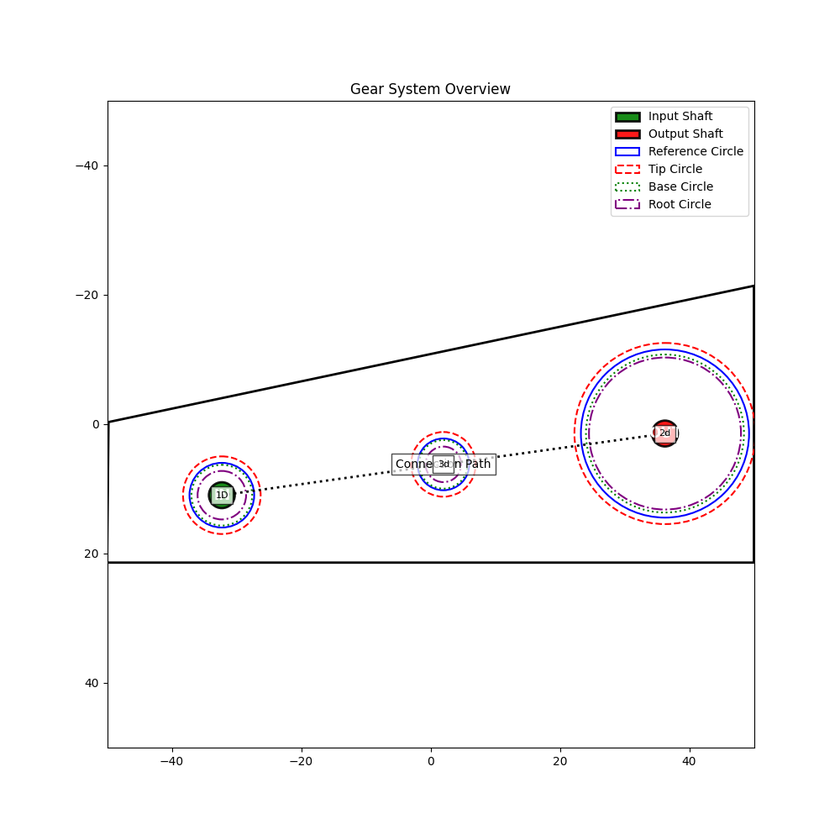
#> input picture fixed_gear_system.png, 840 x 840 px, shrunk from 1000 x 1000 before the run
$ python -i png_processor.py   (imports and definitions only)
#> lines starting #> are read from the running program, lines starting #| are printed output that depends on the picture; after the words box and inside, x2 and y2 are one past the last pixel; in counts of white or black regions, pixels touching at a corner belong together
import cv2
import numpy as np
import pytesseract
from components import Vector2D
import json
import os
import re
from typing import Dict, List

# [19 lines left out: function process_png_directory, not called in this run]

def parse_png_file(png_path: str) -> Dict:
    """Parse a PNG file to extract boundary, input shaft, and output shaft"""
#> called with png_path = 'fixed_gear_system.png'
    # Load image
    img = cv2.imread(png_path)
#> img is the input picture: shape (840, 840, 3); mean B, G, R 250.4, 249.8, 250.3
    hsv = cv2.cvtColor(img, cv2.COLOR_BGR2HSV)
#> hsv: shape (840, 840, 3); mean H, S, V 1.6, 1.8, 251.1

    # Define color ranges for green and red
    green_lower = np.array([35, 100, 100])
    green_upper = np.array([85, 255, 255])
    red_lower1 = np.array([0, 100, 100])
    red_upper1 = np.array([10, 255, 255])
    red_lower2 = np.array([160, 100, 100])
    red_upper2 = np.array([179, 255, 255])

    # Create masks for green and red
    green_mask = cv2.inRange(hsv, green_lower, green_upper)
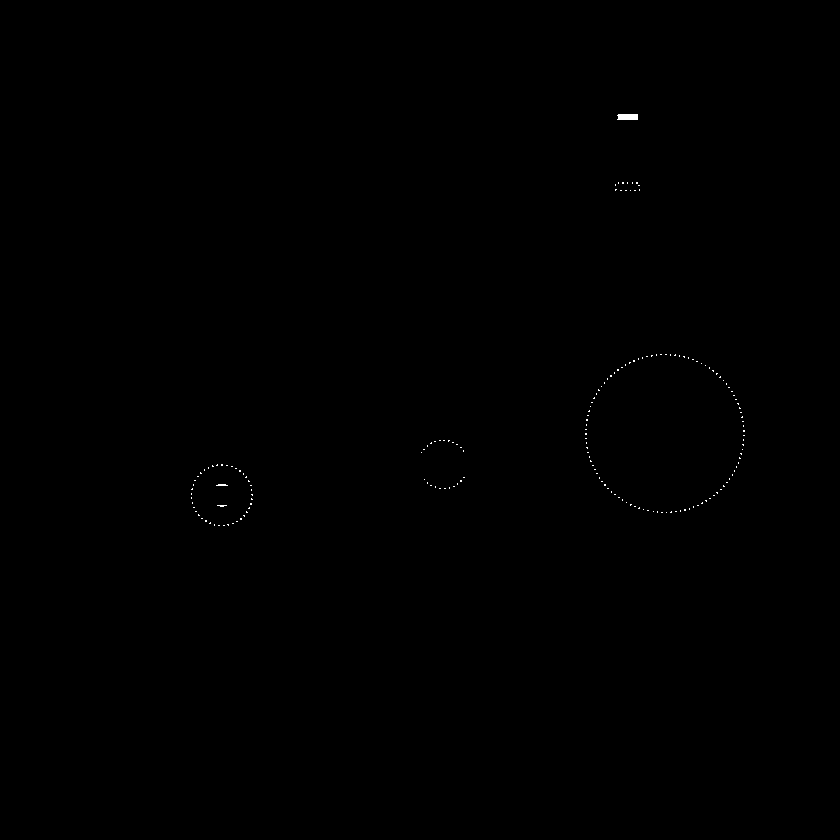
#> green_mask: shape (840, 840); 0.08% white in thin lines or dots, all inside (x1, y1, x2, y2) = (191, 114, 745, 526)
    red_mask1 = cv2.inRange(hsv, red_lower1, red_upper1)
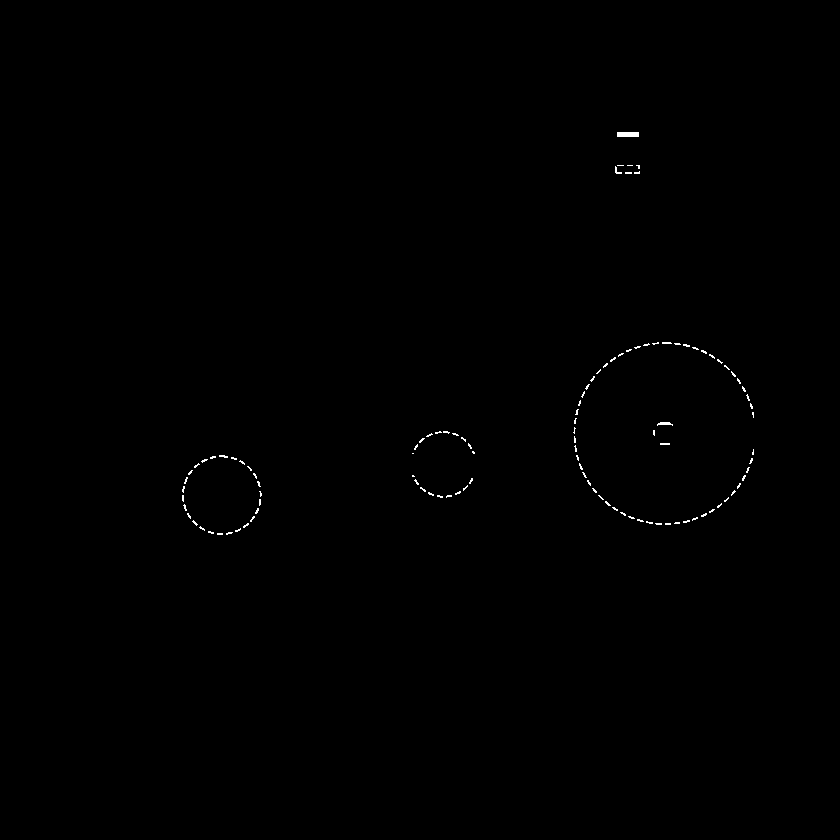
#> red_mask1: shape (840, 840); 0.21% white in thin lines or dots, all inside (x1, y1, x2, y2) = (182, 132, 754, 535)
    red_mask2 = cv2.inRange(hsv, red_lower2, red_upper2)
#> red_mask2: shape (840, 840); every value is 0
    red_mask = cv2.bitwise_or(red_mask1, red_mask2)

    # Find green contours (input shaft)
    green_contours, _ = cv2.findContours(green_mask, cv2.RETR_EXTERNAL, cv2.CHAIN_APPROX_SIMPLE)
#> green_contours = 187 contours, 186 with area under 20; largest, box (x1, y1, x2, y2) and area: (617, 114, 638, 120) 96
    input_shaft = None
    if green_contours:
        largest_green = max(green_contours, key=cv2.contourArea)
#> largest_green = [[618, 114], [617, 115], [618, 116], [618, 118], [617, 119], [637, 119], [637, 114]]
        M = cv2.moments(largest_green)
#> M = moments, m00 96.5, centre m10/m00, m01/m00 = (627.3, 116.5)
        if M["m00"] != 0:
            cx = int(M["m10"] / M["m00"])
#> cx = 627
            cy = int(M["m01"] / M["m00"])
#> cy = 116
            input_shaft = {"x": float(cx), "y": float(cy)}
#> input_shaft = {'x': 627, 'y': 116}

    # Find red contours (output shaft)
    red_contours, _ = cv2.findContours(red_mask, cv2.RETR_EXTERNAL, cv2.CHAIN_APPROX_SIMPLE)
#> red_contours = 113 contours, 111 with area under 20; largest, box (x1, y1, x2, y2) and area: (617, 132, 639, 137) 84, (657, 422, 673, 426) 24
    output_shaft = None
    if red_contours:
        largest_red = max(red_contours, key=cv2.contourArea)
#> largest_red = [[617, 132], [617, 136], [638, 136], [638, 132]]
        M = cv2.moments(largest_red)
#> M = moments, m00 84, centre m10/m00, m01/m00 = (627.5, 134)
        if M["m00"] != 0:
            cx = int(M["m10"] / M["m00"])
            cy = int(M["m01"] / M["m00"])
#> cy = 134
            output_shaft = {"x": float(cx), "y": float(cy)}
#> output_shaft = {'x': 627, 'y': 134}

    # Extract boundary using contour detection on grayscale
    gray = cv2.cvtColor(img, cv2.COLOR_BGR2GRAY)
    boundary = extract_boundary(gray)

    # Load constraints from JSON file if available
    constraints_path = png_path.replace('.png', '_constraints.json')
    constraints = {
        "torque_ratio": "1:1",
        "mass_space_ratio": 0.5
    }

    if os.path.exists(constraints_path):
        with open(constraints_path, 'r') as f:
            constraints = json.load(f)

    return {
        "boundary_poly": boundary,
        "input_shaft": input_shaft,
        "output_shaft": output_shaft,
        "constraints": constraints
    }

# [37 lines left out: functions generate_system_image, extract_shaft_position, not called in this run]

def extract_boundary(gray_img: np.ndarray) -> List[Dict]:
    """Detect boundary using contour detection"""
    # Apply thresholding
    _, thresh = cv2.threshold(gray_img, 127, 255, cv2.THRESH_BINARY)
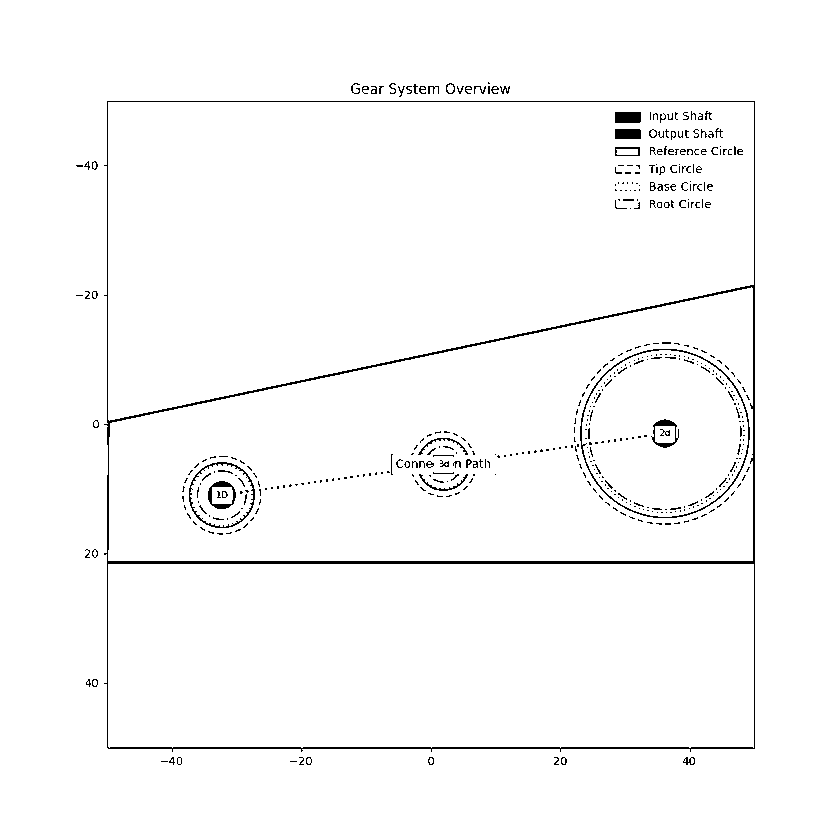
#> thresh: shape (840, 840); 98% white; black in thin lines or dots, all inside (x1, y1, x2, y2) = (76, 82, 755, 765)

    # Find contours
    contours, _ = cv2.findContours(thresh, cv2.RETR_EXTERNAL, cv2.CHAIN_APPROX_SIMPLE)
#> contours = [[[0, 0], [0, 839], [839, 839], [839, 0]]]

    # Find largest contour (assumed to be the boundary)
    if contours:
        largest_contour = max(contours, key=cv2.contourArea)
#> largest_contour = [[0, 0], [0, 839], [839, 839], [839, 0]]

        # Simplify contour
        epsilon = 0.01 * cv2.arcLength(largest_contour, True)
#> epsilon = 33.56
        approx = cv2.approxPolyDP(largest_contour, epsilon, True)
#> approx = [[0, 0], [0, 839], [839, 839], [839, 0]]

        # Convert to list of points
        boundary = []
        for point in approx:
            x, y = point[0]
            boundary.append({"x": float(x), "y": float(y)})
#> this loop made 4 passes
#> after the loop, boundary = 4 items

        return boundary
    return []

# [5 lines not run here, left out]

>>> result = parse_png_file('fixed_gear_system.png')
#> result = 4 items
